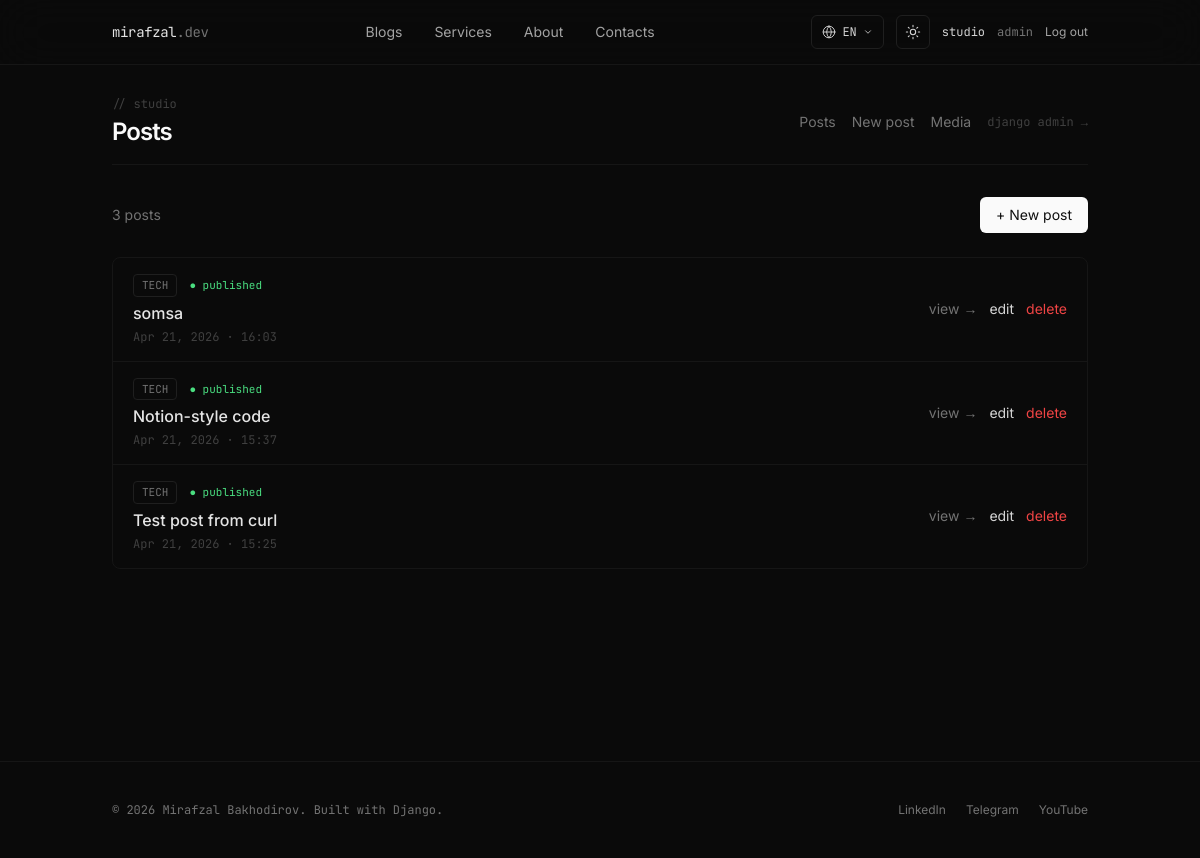
/studio/ (signed in), run on an earlier commit of the app's database.
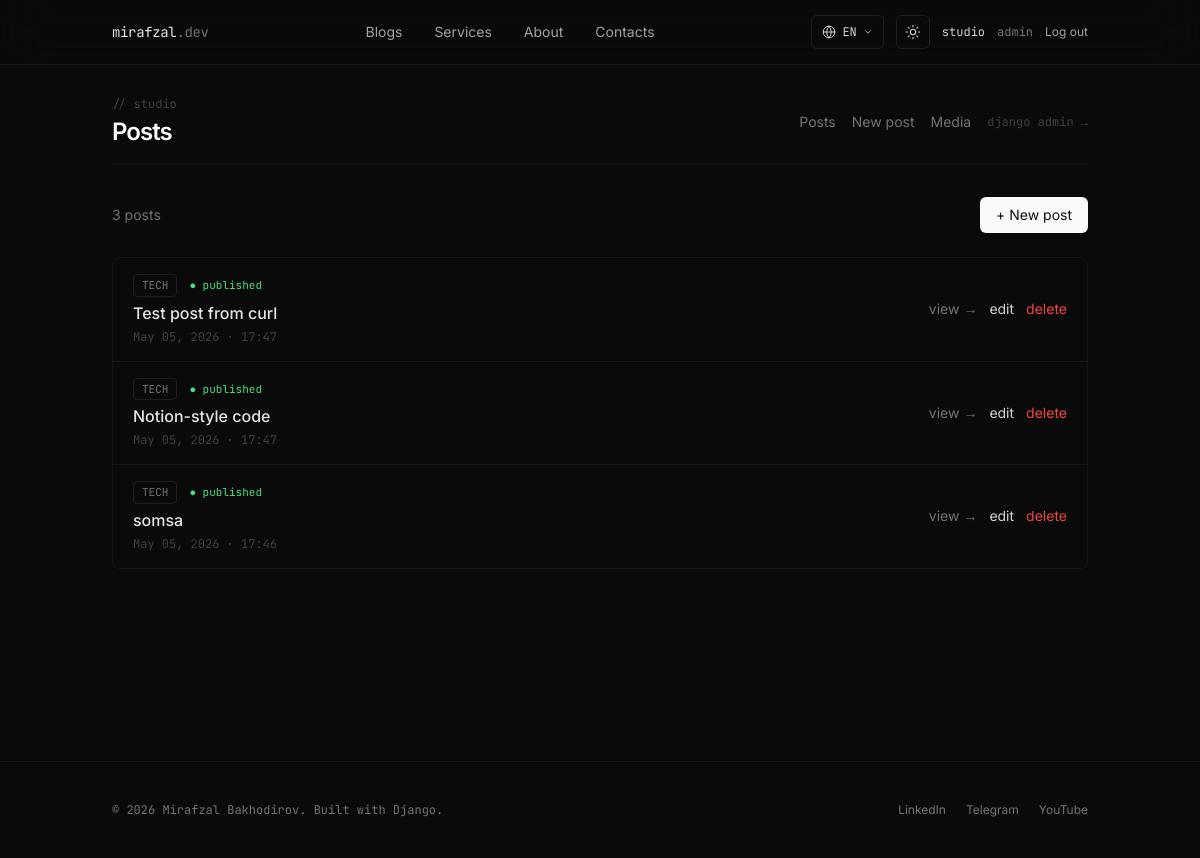
And on a later commit of the database.
### apps/blogs/models.py (models this page shows, shortened)
class Post(models.Model):
    class Category(models.TextChoices):
        TECH = "tech", _("Tech Blog")
        PERSONAL = "personal", _("Personal Blog")
    title = models.CharField(_("Title (EN)"), max_length=200)
    title_ru = models.CharField(_("Title (RU)"), max_length=200, blank=True)
    title_uz = models.CharField(_("Title (UZ)"), max_length=200, blank=True)
    slug = models.SlugField(max_length=220, unique=True, blank=True)
    category = models.CharField(
        _("Category"),
        max_length=16, choices=Category.choices, default=Category.TECH,
    )
    excerpt = models.CharField(
        _("Excerpt (EN)"),
        max_length=280,
        blank=True,
        help_text=_("Short summary shown in listings."),
    )
    excerpt_ru = models.CharField(_("Excerpt (RU)"), max_length=280, blank=True)
    excerpt_uz = models.CharField(_("Excerpt (UZ)"), max_length=280, blank=True)
    content = models.TextField(_("Content (EN)"), help_text=_("Markdown source"))
    content_ru = models.TextField(_("Content (RU)"), blank=True)
    content_uz = models.TextField(_("Content (UZ)"), blank=True)
    content_html = models.TextField(blank=True, editable=False)
    content_html_ru = models.TextField(blank=True, editable=False)
    content_html_uz = models.TextField(blank=True, editable=False)
    cover_image = models.ImageField(_("Cover image"), upload_to="blog_covers/", blank=True, null=True)
    is_published = models.BooleanField(_("Published"), default=True)
    created_at = models.DateTimeField(auto_now_add=True)
    updated_at = models.DateTimeField(auto_now=True)
    class Meta:
        ordering = ["-created_at"]
        verbose_name = _("Post")
        verbose_name_plural = _("Posts")
    def get_absolute_url(self):
        if self.category == self.Category.TECH:
            return reverse("blogs:tech_detail", kwargs={"slug": self.slug})
        return reverse("blogs:personal_detail", kwargs={"slug": self.slug})

### apps/studio/views.py (the view)
# urls.py: path("", views.post_list, name="post_list"),
@login_required
@staff_only
def post_list(request):
    posts = Post.objects.all().order_by("-updated_at")
    return render(request, "studio/post_list.html", {"posts": posts})

### apps/pages/context_processors.py (called while the page is built)
def site_settings(request):
    return {"site": settings.SITE_CONTENT}

### apps/studio/views.py (called while the page is built)
def _is_staff(user):
    return user.is_authenticated and (user.is_staff or user.is_superuser)

### templates/studio/post_list.html (shortened to what this page needs)
{% extends "studio/_base.html" %}
{% load i18n %}
{% block studio_title %}{% trans "Posts" %}{% endblock %}
{% block studio_content %}
<div class="flex justify-between items-center mb-6">
  <p class="text-sm text-ink-500 dark:text-ink-400">{% blocktrans count counter=posts|length %}{{ counter }} post{% plural %}{{ counter }} posts{% endblocktrans %}</p>
  <a href="{% url 'studio:post_create' %}"
     class="px-4 py-2 bg-ink-900 dark:bg-ink-50 text-white dark:text-ink-900 text-sm rounded-md hover:opacity-90 transition">
    + {% trans "New post" %}
  </a>
</div>
<div class="border border-ink-200 dark:border-ink-800 rounded-lg overflow-hidden">
  {% for post in posts %}
    <div class="flex items-center justify-between px-5 py-4 border-b border-ink-200 dark:border-ink-800 last:border-b-0 hover:bg-ink-50 dark:hover:bg-ink-900 transition">
      <div class="min-w-0 flex-1">
        <div class="flex items-center gap-3">
          <span class="font-mono text-[11px] px-2 py-0.5 rounded border border-ink-200 dark:border-ink-700 text-ink-500 dark:text-ink-400 uppercase">{{ post.category }}</span>
          {% if post.is_published %}
            <span class="font-mono text-[11px] text-green-600 dark:text-green-400">● {% trans "published" %}</span>
          {% else %}
            <span class="font-mono text-[11px] text-ink-400">○ {% trans "draft" %}</span>
          {% endif %}
        </div>
        <a href="{% url 'studio:post_edit' post.pk %}" class="block mt-1 text-ink-900 dark:text-ink-100 font-medium truncate hover:underline">{{ post.title }}</a>
        <p class="text-xs text-ink-400 dark:text-ink-500 font-mono mt-1">{{ post.updated_at|date:"M d, Y · H:i" }}</p>
      </div>
      <div class="flex items-center gap-3 text-sm shrink-0 ml-4">
        <a href="{{ post.get_absolute_url }}" target="_blank" class="text-ink-500 dark:text-ink-400 hover:text-ink-900 dark:hover:text-white">{% trans "view" %} →</a>
        <a href="{% url 'studio:post_edit' post.pk %}" class="text-ink-700 dark:text-ink-200 hover:text-ink-900 dark:hover:text-white">{% trans "edit" %}</a>
        <form method="post" action="{% url 'studio:post_delete' post.pk %}" onsubmit="return confirm('{% blocktrans with title=post.title|escapejs %}Delete «{{ title }}»?{% endblocktrans %}');" class="inline">
          <button class="text-red-500 hover:text-red-700">{% trans "delete" %}</button>
        </form>
      </div>
    </div>
  {% empty %}
    <div class="p-12 text-center text-ink-400 dark:text-ink-500">
      <p class="font-mono text-sm">{% trans "No posts yet." %}</p>
      <a href="{% url 'studio:post_create' %}" class="inline-block mt-4 text-ink-700 dark:text-ink-200 hover:underline">{% trans "Create your first post" %} →</a>
    </div>
  {% endfor %}
</div>
{% endblock %}

### templates/studio/_base.html
{% extends "base.html" %}
{% load i18n %}
{% block content %}
<div class="fade-in">
  <div class="flex items-center justify-between mb-8 pb-4 border-b border-ink-200 dark:border-ink-800">
    <div>
      <p class="font-mono text-xs text-ink-400 dark:text-ink-500">// {% trans "studio" %}</p>
      <h1 class="text-2xl font-semibold tracking-tightest text-ink-900 dark:text-ink-50 mt-1">{% block studio_title %}{% trans "Studio" %}{% endblock %}</h1>
    </div>
    <nav class="flex items-center gap-4 text-sm">
      <a href="{% url 'studio:post_list' %}" class="text-ink-500 dark:text-ink-400 hover:text-ink-900 dark:hover:text-white">{% trans "Posts" %}</a>
      <a href="{% url 'studio:post_create' %}" class="text-ink-500 dark:text-ink-400 hover:text-ink-900 dark:hover:text-white">{% trans "New post" %}</a>
      <a href="{% url 'studio:media' %}" class="text-ink-500 dark:text-ink-400 hover:text-ink-900 dark:hover:text-white">{% trans "Media" %}</a>
      <a href="/admin/" class="font-mono text-xs text-ink-400 dark:text-ink-500 hover:text-ink-700 dark:hover:text-ink-200">{% trans "django admin" %} →</a>
    </nav>
  </div>
  {% block studio_content %}{% endblock %}
</div>
{% endblock %}

### templates/base.html (shortened to what this page needs)
{% load static i18n %}
{% get_current_language as LANGUAGE_CODE %}
<!DOCTYPE html>
<html lang="{{ LANGUAGE_CODE }}" class="h-full">
<head>
  <script src="https://cdn.tailwindcss.com"></script>
  <link rel="stylesheet" href="{% static 'css/site.css' %}" />
</head>
<body class="min-h-full bg-white text-ink-900 dark:bg-ink-950 dark:text-ink-100 font-sans antialiased selection:bg-ink-900 selection:text-white dark:selection:bg-ink-100 dark:selection:text-ink-950 transition-colors">
  {% include "partials/navbar.html" %}
  <main class="mx-auto max-w-5xl px-6 pt-24 pb-24">
    {% block content %}{% endblock %}
  </main>
  {% include "partials/footer.html" %}
</body>
</html>

### templates/partials/navbar.html (shortened to what this page needs)
{% load static i18n %}
{% get_current_language as LANGUAGE_CODE %}
<header class="fixed top-0 left-0 right-0 z-50 backdrop-blur-xl bg-white/70 dark:bg-ink-950/70 border-b border-ink-200 dark:border-ink-800 transition-colors">
  <nav class="mx-auto max-w-5xl px-6 h-16 flex items-center justify-between">
    <a href="{% url 'pages:home' %}" class="font-mono text-sm tracking-tight text-ink-900 dark:text-ink-100 hover:opacity-80 transition">
      mirafzal<span class="text-ink-400">.dev</span>
    </a>
    <ul class="hidden md:flex items-center gap-8 text-sm text-ink-600 dark:text-ink-300">
      <li><a href="{% url 'blogs:index' %}" class="hover:text-ink-900 dark:hover:text-white transition">{% trans "Blogs" %}</a></li>
      <li><a href="{% url 'pages:services' %}" class="hover:text-ink-900 dark:hover:text-white transition">{% trans "Services" %}</a></li>
      <li><a href="{% url 'pages:about' %}" class="hover:text-ink-900 dark:hover:text-white transition">{% trans "About" %}</a></li>
      <li><a href="{% url 'contact:index' %}" class="hover:text-ink-900 dark:hover:text-white transition">{% trans "Contacts" %}</a></li>
    </ul>
    <div class="flex items-center gap-3 text-xs">
      <div class="relative" data-lang-switch>
        <button
          type="button"
          data-lang-toggle
          aria-label="{% trans 'Switch language' %}"
          aria-haspopup="listbox"
          aria-expanded="false"
          class="inline-flex items-center gap-1.5 px-2.5 py-2 rounded-md border border-ink-200 dark:border-ink-700 text-ink-700 dark:text-ink-200 hover:border-ink-400 dark:hover:border-ink-400 transition font-mono uppercase">
          <span data-lang-current>{{ LANGUAGE_CODE|upper }}</span>
          <svg xmlns="http://www.w3.org/2000/svg" width="10" height="10" viewBox="0 0 24 24" fill="none" stroke="currentColor" stroke-width="2" stroke-linecap="round" stroke-linejoin="round"><polyline points="6 9 12 15 18 9"/></svg>
        </button>
      </div>
      <button
        id="theme-toggle"
        data-theme-toggle
        aria-label="{% trans 'Toggle theme' %}"
        class="p-2 rounded-md border border-ink-200 dark:border-ink-700 text-ink-700 dark:text-ink-200 hover:border-ink-400 dark:hover:border-ink-400 transition">
      </button>
      <div class="hidden md:flex items-center gap-3">
        {% if request.user.is_authenticated %}
          {% if request.user.is_staff %}
            <a href="{% url 'studio:post_list' %}" class="text-ink-700 dark:text-ink-200 hover:text-ink-900 dark:hover:text-white transition font-mono">{% trans "studio" %}</a>
          {% endif %}
          <span class="text-ink-500 dark:text-ink-400 font-mono">{{ request.user.username }}</span>
          <form method="post" action="{% url 'accounts:logout' %}">{% csrf_token %}
            <button class="text-ink-600 dark:text-ink-300 hover:text-ink-900 dark:hover:text-white transition">{% trans "Log out" %}</button>
          </form>
        {% endif %}
      </div>
    </div>
  </nav>
</header>

### templates/partials/footer.html
{% load i18n %}
<footer class="border-t border-ink-200 dark:border-ink-800 mt-24 transition-colors">
  <div class="mx-auto max-w-5xl px-6 py-10 flex flex-col md:flex-row items-start md:items-center justify-between gap-4 text-xs text-ink-500 dark:text-ink-400">
    <p class="font-mono">© {% now "Y" %} {{ site.owner_name }}. {% trans "Built with Django." %}</p>
    <div class="flex items-center gap-5">
      <a href="{{ site.social_links.linkedin }}" class="hover:text-ink-900 dark:hover:text-white transition" target="_blank" rel="noopener">LinkedIn</a>
      <a href="{{ site.social_links.telegram }}" class="hover:text-ink-900 dark:hover:text-white transition" target="_blank" rel="noopener">Telegram</a>
      <a href="{{ site.social_links.youtube }}" class="hover:text-ink-900 dark:hover:text-white transition" target="_blank" rel="noopener">YouTube</a>
    </div>
  </div>
</footer>

### static/css/site.css (style rules this page uses)
html { scroll-behavior: smooth; }
body { font-feature-settings: "ss01", "cv11"; -webkit-font-smoothing: antialiased; }
.fade-in { animation: fade-in 0.6s ease-out both; }

What changed in the data, as far as the page shows it:
changed Post "Test post from curl": updated_at "Apr 21, 2026 · 15:25" → "May 05, 2026 · 17:47"; moves up the list
changed Post "Notion-style code": updated_at "Apr 21, 2026 · 15:37" → "May 05, 2026 · 17:47"; moves down the list
changed Post "somsa": updated_at "Apr 21, 2026 · 16:03" → "May 05, 2026 · 17:46"
